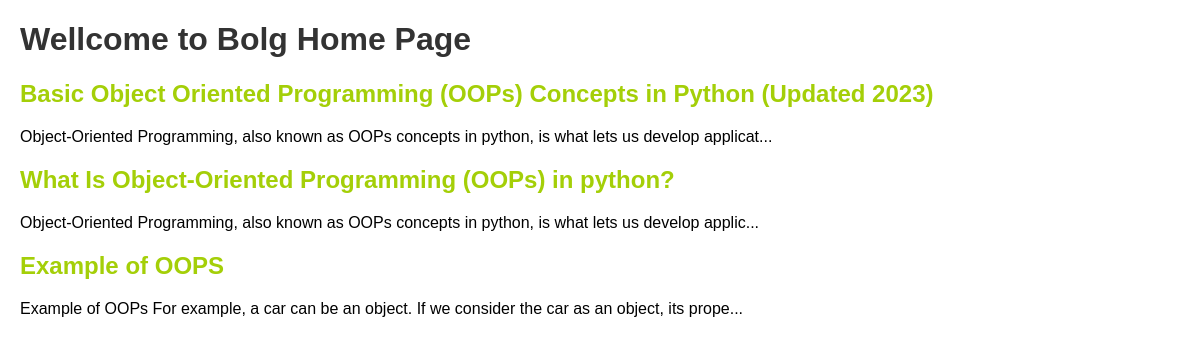
The page / on the database its author committed.
### app.py (models this page shows)
class Post(db.Model):
    id = db.Column(db.Integer, primary_key=True)
    title = db.Column(db.String(100), nullable=False)
    content = db.Column(db.Text, nullable=False)
    pub_date = db.Column(db.DateTime, default=datetime.utcnow)

### app.py (the view)
@app.route('/')
def home():
    posts = Post.query.all()
    return render_template('home.html', posts=posts)

### templates/home.html (shortened to what this page needs)
<!DOCTYPE html>
<html lang="en">
<head>
    <link rel="stylesheet" href="{{ url_for('static', filename='style.css') }}">
</head>
<body>
        <h1>Wellcome to Bolg Home Page</h1>
        <ul>
            {% for post in posts %}
            <li>
                <h2><a href="{{ url_for('post_detail',id = post.id) }}">{{post.title}}</a></h2>
                <p>{{post.content[:100]}}...</p>
            </li>
            {% endfor %}
        </ul>
</body>
</html>

### static/style.css (style rules this page uses)
body { font-family: Arial, Helvetica, sans-serif; margin: 20px; }
h1, h2 { color: #333; }
ul { list-style-type: none; padding: 0; }
li { margin-bottom: 20px; }
a { color: #a4cf08; text-decoration: none; }

### rows shown on the page
Post: title "Basic Object Oriented Programming (OOPs) Concepts in Python (Updated 2023)", content "Object-Oriented Programming, also known as OOPs concepts in python, is what lets us develop applicat"
Post: title "What Is Object-Oriented Programming (OOPs) in python?", content "Object-Oriented Programming, also known as OOPs concepts in python, is what lets us develop applic"
Post: title "Example of OOPS", content "Example of OOPs For example, a car can be an object. If we consider the car as an object, its prope"
